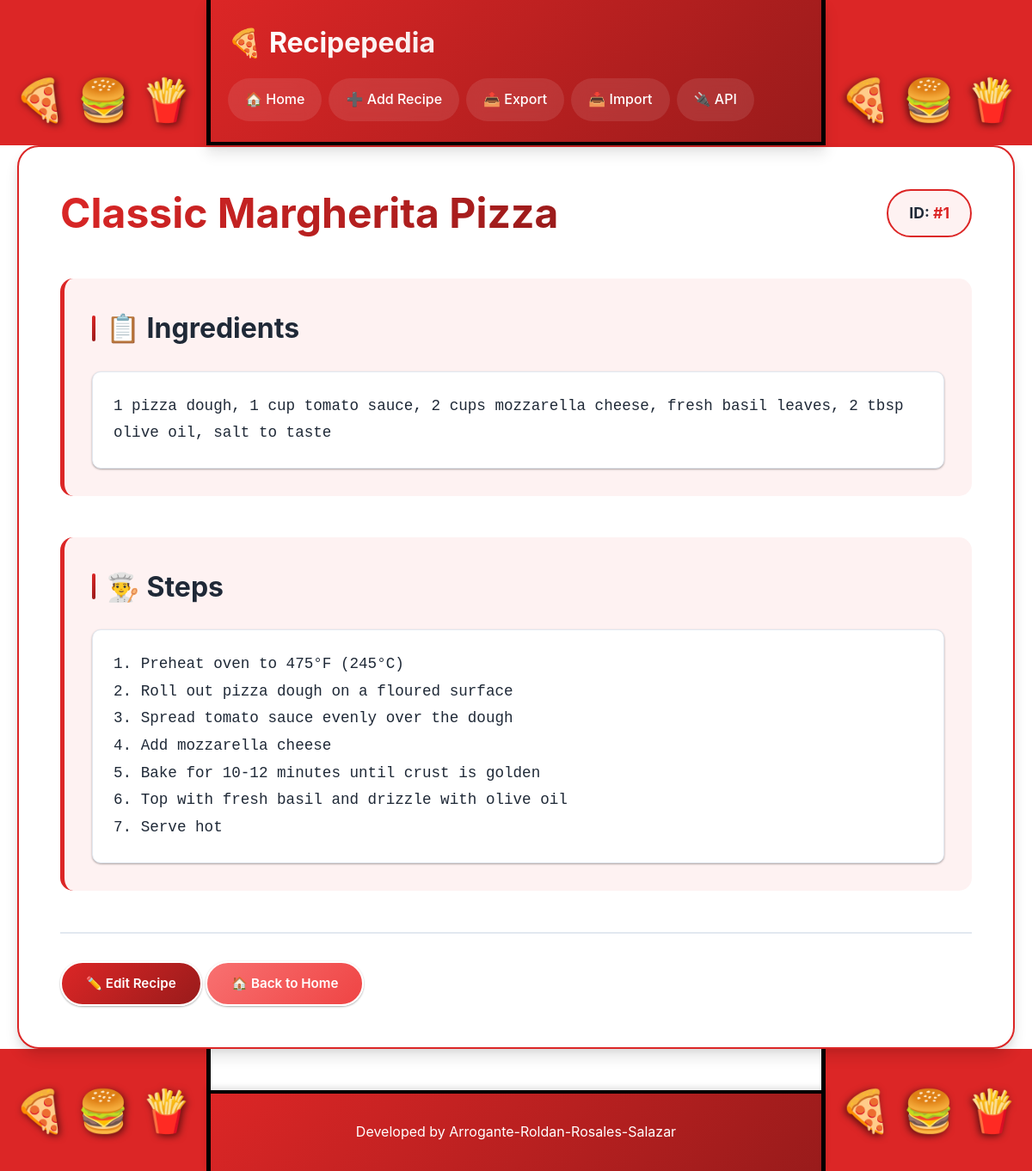
Page /view_recipe.php?id=1 on the committed database.
### tables this page shows
CREATE TABLE IF NOT EXISTS recipes (
    id INT AUTO_INCREMENT PRIMARY KEY,
    title VARCHAR(255) NOT NULL,
    ingredients TEXT NOT NULL,
    steps TEXT NOT NULL,
    image_path VARCHAR(500) DEFAULT NULL,
    created_at TIMESTAMP DEFAULT CURRENT_TIMESTAMP,
    updated_at TIMESTAMP DEFAULT CURRENT_TIMESTAMP ON UPDATE CURRENT_TIMESTAMP
);

### classes/RecipeManager.php (called while the page is built, shortened)
<?php
require_once 'Recipe.php';
require_once __DIR__ . '/../config/database.php';
class RecipeManager {
    private $conn;
    public function __construct() {
        $database = new Database();
        $this->conn = $database->getConnection();
    }
    public function getRecipeById($id) {
        $query = "SELECT * FROM recipes WHERE id = :id LIMIT 1";
        $stmt = $this->conn->prepare($query);
        $stmt->bindParam(':id', $id);
        $stmt->execute();
        $row = $stmt->fetch(PDO::FETCH_ASSOC);
        if ($row) {
            return Recipe::fromArray($row);
        }
        return null;
    }
}

### config/database.php (called while the page is built, shortened)
<?php
class Database {
    private $host = 'localhost';
    private $db_name = 'recipepedia';
    private $username = 'root';
    private $password = '';
    public function getConnection() {
        $this->conn = null;
        try {
            $this->conn = new PDO(
                "mysql:host=" . $this->host . ";dbname=" . $this->db_name,
                $this->username,
                $this->password
            );
            $this->conn->setAttribute(PDO::ATTR_ERRMODE, PDO::ERRMODE_EXCEPTION);
        } catch(PDOException $e) {
            echo "Connection Error: " . $e->getMessage();
        }
        return $this->conn;
    }
}

### classes/Recipe.php (called while the page is built, shortened)
<?php
class Recipe {
    private $id;
    private $title;
    private $ingredients;
    private $steps;
    public function __construct($id = null, $title = '', $ingredients = '', $steps = '', $image_path = null) {
        $this->id = $id;
        $this->title = $title;
        $this->ingredients = $ingredients;
        $this->steps = $steps;
    }
    public function getId() { return $this->id; }
    public function getTitle() { return $this->title; }
    public function getIngredients() { return $this->ingredients; }
    public function getSteps() { return $this->steps; }
    public static function fromArray($data) {
        $recipe = new Recipe();
        if (isset($data['id'])) $recipe->id = $data['id'];
        if (isset($data['title'])) $recipe->title = $data['title'];
        if (isset($data['ingredients'])) $recipe->ingredients = $data['ingredients'];
        if (isset($data['steps'])) $recipe->steps = $data['steps'];
        if (isset($data['created_at'])) $recipe->created_at = $data['created_at'];
        if (isset($data['updated_at'])) $recipe->updated_at = $data['updated_at'];
        return $recipe;
    }
}

### view_recipe.php (the view, shortened to what this page needs)
<?php
require_once 'config/database.php';
require_once 'classes/Recipe.php';
require_once 'classes/RecipeManager.php';
require_once 'includes/header.php';
$recipeManager = new RecipeManager();
$recipe = $recipeManager->getRecipeById($_GET['id']);
?>
<div class="recipe-view">
    <div style="display: flex; justify-content: space-between; align-items: center; margin-bottom: 1rem; flex-wrap: wrap; gap: 1rem;">
        <h1 style="margin: 0;"><?php echo htmlspecialchars($recipe->getTitle()); ?></h1>
        <div style="background: var(--bg-light); padding: 0.75rem 1.5rem; border-radius: 50px; border: 2px solid var(--picnic-red);">
            <strong style="color: var(--text-dark); font-size: 1.1rem;">ID: <span style="color: var(--primary-color);">#<?php echo $recipe->getId(); ?></span></strong>
        </div>
    </div>
    <div class="section">
        <h2>📋 Ingredients</h2>
        <pre><?php echo htmlspecialchars($recipe->getIngredients()); ?></pre>
    </div>
    <div class="section">
        <h2>👨‍🍳 Steps</h2>
        <pre><?php echo htmlspecialchars($recipe->getSteps()); ?></pre>
    </div>
    <div class="actions" style="margin-top: 2rem; padding-top: 2rem; border-top: 2px solid #e2e8f0;">
        <a href="edit_recipe.php?id=<?php echo $recipe->getId(); ?>" class="btn btn-primary">✏️ Edit Recipe</a>
        <a href="index.php" class="btn btn-secondary">🏠 Back to Home</a>
    </div>
</div>
<?php require_once 'includes/footer.php'; ?>

### assets/css/style.css (style rules this page uses)
* { margin: 0; padding: 0; box-sizing: border-box; }
:root { --primary-color: #dc2626; --primary-dark: #b91c1c; --secondary-color: #991b1b; --accent-color: #ef4444; --success-color: #16a34a; --danger-color: #dc2626; --warning-color: #f59e0b; --text-dark: #1f2937; --text-light: #6b7280; --bg-light: #fef2f2; --bg-white: #ffffff; --picnic-red: #dc2626; --picnic-white: #ffffff; --shadow-sm: 0 1px 3px rgba(0,0,0,0.12), 0 1px 2px rgba(0,0,0,0.24); --shadow-md: 0 4px 6px rgba(0,0,0,0.1), 0 2px 4px rgba(0,0,0,0.06); --shadow-lg: 0 10px 15px rgba(0,0,0,0.1), 0 4px 6px rgba(0,0,0,0.05); --shadow-xl: 0 20px 25px rgba(0,0,0,0.15), 0 10px 10px rgba(0,0,0,0.04); }
body { font-family: -apple-system, BlinkMacSystemFont, 'Segoe UI', Roboto, 'Helvetica Neue', Arial, sans-serif; line-height: 1.6; color: var(--text-dark); background: var(--picnic-white); min-height: 100vh; position: relative; overflow-x: hidden; }
body::before { content: ''; position: fixed; top: 0; left: 0; width: 20%; height: 100%; background: var(--picnic-red); z-index: 0; pointer-events: none; border-right: 5px solid #000000; }
body::after { content: ''; position: fixed; top: 0; right: 0; width: 20%; height: 100%; background: var(--picnic-red); z-index: 0; pointer-events: none; border-left: 5px solid #000000; }
.btn { padding: 0.75rem 1.75rem; text-decoration: none; border-radius: 50px; display: inline-flex; align-items: center; justify-content: center; gap: 0.5rem; transition: all 0.3s ease; border: none; cursor: pointer; font-size: 0.95rem; font-weight: 600; box-shadow: var(--shadow-sm); position: relative; overflow: hidden; }
.btn::before { content: ''; position: absolute; top: 50%; left: 50%; width: 0; height: 0; border-radius: 50%; background: rgba(255, 255, 255, 0.3); transform: translate(-50%, -50%); transition: width 0.6s, height 0.6s; }
.btn-primary { background: linear-gradient(135deg, var(--primary-color) 0%, var(--secondary-color) 100%); color: white; border: 2px solid var(--picnic-white); }
.btn-secondary { background: linear-gradient(135deg, #f87171 0%, #ef4444 100%); color: white; border: 2px solid var(--picnic-white); }
.recipe-view { background: var(--bg-white); padding: 3rem; border-radius: 25px; box-shadow: var(--shadow-lg); animation: fadeInUp 0.6s ease; border: 2px solid var(--picnic-red); position: relative; z-index: 1; }
.recipe-view h1 { color: var(--text-dark); margin-bottom: 1.5rem; font-size: 3rem; font-weight: 700; background: linear-gradient(135deg, var(--primary-color) 0%, var(--secondary-color) 100%); -webkit-background-clip: text; -webkit-text-fill-color: transparent; background-clip: text; line-height: 1.2; }
.recipe-view .section { margin: 3rem 0; padding: 2rem; background: var(--bg-light); border-radius: 15px; border-left: 5px solid var(--primary-color); }
.recipe-view .section h2 { color: var(--text-dark); margin-bottom: 1.5rem; font-size: 2rem; font-weight: 700; display: flex; align-items: center; gap: 0.75rem; }
.recipe-view .section h2::before { content: ''; width: 4px; height: 30px; background: linear-gradient(135deg, var(--primary-color) 0%, var(--secondary-color) 100%); border-radius: 2px; }
.recipe-view .section p, .recipe-view .section pre { white-space: pre-wrap; line-height: 1.8; color: var(--text-dark); font-size: 1.1rem; background: white; padding: 1.5rem; border-radius: 10px; box-shadow: var(--shadow-sm); }
pre { white-space: pre-wrap; word-wrap: break-word; background: white; padding: 1rem; border-radius: 8px; font-size: 0.9rem; line-height: 1.6; color: var(--text-dark); border: 1px solid #e2e8f0; }

### rows in the picture
recipes: title "Classic Margherita Pizza", id "1", ingredients "1 pizza dough, 1 cup tomato sauce, 2 cups mozzarella cheese, fresh basil leaves, 2 tbsp olive oil, salt to taste", steps "1. Preheat oven to 475°F (245°C) 2. Roll out pizza dough on a floured surface 3. Spread tomato sauce evenly over the dough 4. Add mozzarella cheese 5. Bake for 10-12 minutes until crust is golden 6. Top with fresh basil and drizzle with olive oil 7. Serve hot"
